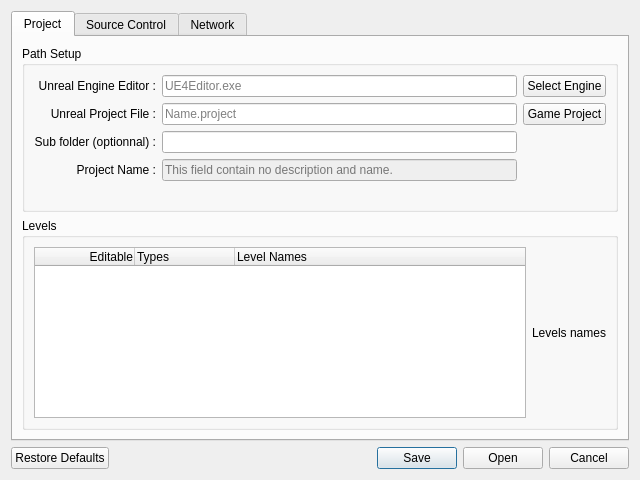
<?xml version="1.0" encoding="UTF-8"?>
<ui version="4.0">
 <class>DialogSetupProject</class>
 <widget class="QDialog" name="DialogSetupProject">
  <property name="geometry">
   <rect>
    <x>0</x>
    <y>0</y>
    <width>640</width>
    <height>480</height>
   </rect>
  </property>
  <property name="windowTitle">
   <string>Dialog</string>
  </property>
  <property name="modal">
   <bool>true</bool>
  </property>
  <layout class="QGridLayout" name="gridLayout">
   <item row="0" column="0">
    <layout class="QVBoxLayout" name="verticalLayout">
     <item>
      <widget class="QTabWidget" name="tabWidget">
       <property name="currentIndex">
        <number>0</number>
       </property>
       <widget class="QWidget" name="tab_project">
        <attribute name="icon">
         <iconset>
          <normaloff>../../Resources/Icons/package.png</normaloff>../../Resources/Icons/package.png</iconset>
        </attribute>
        <attribute name="title">
         <string>Project</string>
        </attribute>
        <layout class="QGridLayout" name="gridLayout_2">
         <item row="0" column="0">
          <layout class="QVBoxLayout" name="verticalLayout_2">
           <item>
            <widget class="QGroupBox" name="groupBox">
             <property name="title">
              <string>Path Setup</string>
             </property>
             <layout class="QVBoxLayout" name="verticalLayout_3">
              <item>
               <layout class="QGridLayout" name="gridLayout_3">
                <item row="0" column="0">
                 <widget class="QLabel" name="ue4_path_label">
                  <property name="text">
                   <string>Unreal Engine Editor :</string>
                  </property>
                  <property name="alignment">
                   <set>Qt::AlignRight|Qt::AlignTrailing|Qt::AlignVCenter</set>
                  </property>
                 </widget>
                </item>
                <item row="0" column="1">
                 <widget class="QLineEdit" name="ue4_path_text">
                  <property name="placeholderText">
                   <string>UE4Editor.exe</string>
                  </property>
                 </widget>
                </item>
                <item row="0" column="2">
                 <widget class="QPushButton" name="ue4_path_edit">
                  <property name="text">
                   <string>Select Engine</string>
                  </property>
                 </widget>
                </item>
                <item row="1" column="0">
                 <widget class="QLabel" name="project_file_label">
                  <property name="text">
                   <string>Unreal Project File :</string>
                  </property>
                  <property name="alignment">
                   <set>Qt::AlignRight|Qt::AlignTrailing|Qt::AlignVCenter</set>
                  </property>
                  <property name="buddy">
                   <cstring>project_file_label</cstring>
                  </property>
                 </widget>
                </item>
                <item row="2" column="0">
                 <widget class="QLabel" name="sub_folder_label">
                  <property name="text">
                   <string>Sub folder (optionnal) :</string>
                  </property>
                  <property name="alignment">
                   <set>Qt::AlignRight|Qt::AlignTrailing|Qt::AlignVCenter</set>
                  </property>
                 </widget>
                </item>
                <item row="3" column="0">
                 <widget class="QLabel" name="project_name_label">
                  <property name="text">
                   <string>Project Name :</string>
                  </property>
                  <property name="alignment">
                   <set>Qt::AlignRight|Qt::AlignTrailing|Qt::AlignVCenter</set>
                  </property>
                 </widget>
                </item>
                <item row="1" column="1">
                 <widget class="QLineEdit" name="project_file_text">
                  <property name="placeholderText">
                   <string>Name.project</string>
                  </property>
                 </widget>
                </item>
                <item row="2" column="1">
                 <widget class="QLineEdit" name="sub_folder_text"/>
                </item>
                <item row="3" column="1">
                 <widget class="QLineEdit" name="project_name_text">
                  <property name="enabled">
                   <bool>false</bool>
                  </property>
                  <property name="readOnly">
                   <bool>false</bool>
                  </property>
                  <property name="placeholderText">
                   <string>This field contain no description and name.</string>
                  </property>
                 </widget>
                </item>
                <item row="1" column="2">
                 <widget class="QPushButton" name="project_file_edit">
                  <property name="text">
                   <string>Game Project</string>
                  </property>
                 </widget>
                </item>
               </layout>
              </item>
              <item>
               <spacer name="verticalSpacer">
                <property name="orientation">
                 <enum>Qt::Vertical</enum>
                </property>
                <property name="sizeHint" stdset="0">
                 <size>
                  <width>20</width>
                  <height>40</height>
                 </size>
                </property>
               </spacer>
              </item>
             </layout>
            </widget>
           </item>
           <item>
            <widget class="QGroupBox" name="groupBox_2">
             <property name="title">
              <string>Levels</string>
             </property>
             <layout class="QVBoxLayout" name="verticalLayout_4">
              <item>
               <layout class="QHBoxLayout" name="horizontalLayout">
                <item>
                 <widget class="QTreeWidget" name="ProjectTreeLevels">
                  <column>
                   <property name="text">
                    <string>Editable</string>
                   </property>
                   <property name="textAlignment">
                    <set>AlignTrailing|AlignVCenter</set>
                   </property>
                  </column>
                  <column>
                   <property name="text">
                    <string>Types</string>
                   </property>
                  </column>
                  <column>
                   <property name="text">
                    <string>Level Names</string>
                   </property>
                  </column>
                 </widget>
                </item>
                <item>
                 <widget class="QLabel" name="label_5">
                  <property name="text">
                   <string>Levels names</string>
                  </property>
                 </widget>
                </item>
               </layout>
              </item>
             </layout>
            </widget>
           </item>
          </layout>
         </item>
        </layout>
       </widget>
       <widget class="QWidget" name="tab_sc">
        <attribute name="icon">
         <iconset>
          <normaloff>../../Resources/Icons/git-branch.png</normaloff>../../Resources/Icons/git-branch.png</iconset>
        </attribute>
        <attribute name="title">
         <string>Source Control</string>
        </attribute>
        <layout class="QGridLayout" name="gridLayout_6">
         <item row="0" column="0">
          <layout class="QVBoxLayout" name="verticalLayout_5">
           <item>
            <widget class="QGroupBox" name="groupBox_3">
             <property name="title">
              <string>Source Control Software</string>
             </property>
             <layout class="QGridLayout" name="gridLayout_10">
              <item row="0" column="0">
               <layout class="QGridLayout" name="gridLayout_9">
                <item row="0" column="0">
                 <widget class="QLabel" name="softwares_label">
                  <property name="text">
                   <string>Source Control Software :</string>
                  </property>
                  <property name="alignment">
                   <set>Qt::AlignRight|Qt::AlignTrailing|Qt::AlignVCenter</set>
                  </property>
                 </widget>
                </item>
                <item row="0" column="1" colspan="2">
                 <widget class="QComboBox" name="softwares_comboBox">
                  <item>
                   <property name="text">
                    <string>Disabled</string>
                   </property>
                  </item>
                  <item>
                   <property name="text">
                    <string>Perforce</string>
                   </property>
                  </item>
                  <item>
                   <property name="text">
                    <string>Subversion</string>
                   </property>
                  </item>
                  <item>
                   <property name="text">
                    <string>Git</string>
                   </property>
                  </item>
                 </widget>
                </item>
                <item row="1" column="0">
                 <widget class="QLabel" name="path_sc_label">
                  <property name="enabled">
                   <bool>false</bool>
                  </property>
                  <property name="text">
                   <string>Path Software :</string>
                  </property>
                  <property name="alignment">
                   <set>Qt::AlignRight|Qt::AlignTrailing|Qt::AlignVCenter</set>
                  </property>
                 </widget>
                </item>
                <item row="1" column="1">
                 <widget class="QLineEdit" name="path_sc_text">
                  <property name="enabled">
                   <bool>false</bool>
                  </property>
                  <property name="placeholderText">
                   <string>p4.exe</string>
                  </property>
                 </widget>
                </item>
                <item row="1" column="2">
                 <widget class="QPushButton" name="path_sc_edit">
                  <property name="enabled">
                   <bool>false</bool>
                  </property>
                  <property name="text">
                   <string>Edit</string>
                  </property>
                 </widget>
                </item>
               </layout>
              </item>
             </layout>
            </widget>
           </item>
           <item>
            <widget class="QGroupBox" name="groupBox_4">
             <property name="title">
              <string>Sotware Setup</string>
             </property>
             <layout class="QGridLayout" name="gridLayout_8">
              <item row="0" column="0">
               <layout class="QGridLayout" name="gridLayout_7">
                <item row="0" column="0">
                 <widget class="QLabel" name="user_label">
                  <property name="enabled">
                   <bool>false</bool>
                  </property>
                  <property name="text">
                   <string>User :</string>
                  </property>
                  <property name="alignment">
                   <set>Qt::AlignRight|Qt::AlignTrailing|Qt::AlignVCenter</set>
                  </property>
                 </widget>
                </item>
                <item row="0" column="1">
                 <widget class="QLineEdit" name="user_text">
                  <property name="enabled">
                   <bool>false</bool>
                  </property>
                 </widget>
                </item>
                <item row="1" column="0">
                 <widget class="QLabel" name="password_label">
                  <property name="enabled">
                   <bool>false</bool>
                  </property>
                  <property name="text">
                   <string>Password :</string>
                  </property>
                  <property name="alignment">
                   <set>Qt::AlignRight|Qt::AlignTrailing|Qt::AlignVCenter</set>
                  </property>
                 </widget>
                </item>
                <item row="1" column="1">
                 <widget class="QLineEdit" name="password_text">
                  <property name="enabled">
                   <bool>false</bool>
                  </property>
                 </widget>
                </item>
               </layout>
              </item>
             </layout>
            </widget>
           </item>
          </layout>
         </item>
         <item row="1" column="0">
          <spacer name="verticalSpacer_5">
           <property name="orientation">
            <enum>Qt::Vertical</enum>
           </property>
           <property name="sizeHint" stdset="0">
            <size>
             <width>20</width>
             <height>40</height>
            </size>
           </property>
          </spacer>
         </item>
        </layout>
       </widget>
       <widget class="QWidget" name="tab_network">
        <attribute name="icon">
         <iconset>
          <normaloff>../../Resources/Icons/globe.png</normaloff>../../Resources/Icons/globe.png</iconset>
        </attribute>
        <attribute name="title">
         <string>Network</string>
        </attribute>
        <layout class="QGridLayout" name="gridLayout_5">
         <item row="0" column="0">
          <layout class="QGridLayout" name="gridLayout_4">
           <item row="0" column="1">
            <widget class="QPushButton" name="pushButton_3">
             <property name="text">
              <string>Generate file</string>
             </property>
            </widget>
           </item>
           <item row="1" column="0">
            <widget class="QLabel" name="label_7">
             <property name="text">
              <string>Placeholder 2 :</string>
             </property>
             <property name="alignment">
              <set>Qt::AlignRight|Qt::AlignTrailing|Qt::AlignVCenter</set>
             </property>
            </widget>
           </item>
           <item row="0" column="0">
            <widget class="QLabel" name="label_6">
             <property name="text">
              <string>Placeholder :</string>
             </property>
             <property name="alignment">
              <set>Qt::AlignRight|Qt::AlignTrailing|Qt::AlignVCenter</set>
             </property>
            </widget>
           </item>
          </layout>
         </item>
         <item row="1" column="0">
          <spacer name="verticalSpacer_3">
           <property name="orientation">
            <enum>Qt::Vertical</enum>
           </property>
           <property name="sizeHint" stdset="0">
            <size>
             <width>20</width>
             <height>40</height>
            </size>
           </property>
          </spacer>
         </item>
        </layout>
       </widget>
      </widget>
     </item>
     <item>
      <widget class="QDialogButtonBox" name="buttonBox">
       <property name="standardButtons">
        <set>QDialogButtonBox::Cancel|QDialogButtonBox::Open|QDialogButtonBox::RestoreDefaults|QDialogButtonBox::Save</set>
       </property>
      </widget>
     </item>
    </layout>
   </item>
  </layout>
 </widget>
 <resources/>
 <connections/>
</ui>
